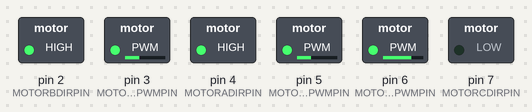
A sketch run on a simulated Arduino Mega 2560, built with avr-gcc and run on an emulated ATmega2560. On the bench: switched loads named in the sketch (green lamp = pin HIGH). What the sketch prints to the serial monitor is not drawn.

Above: at 0.1 s.
At 6.0 s:
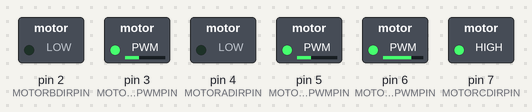
Timing chart, 0 to 6.9 s (numbered marks = the images above):
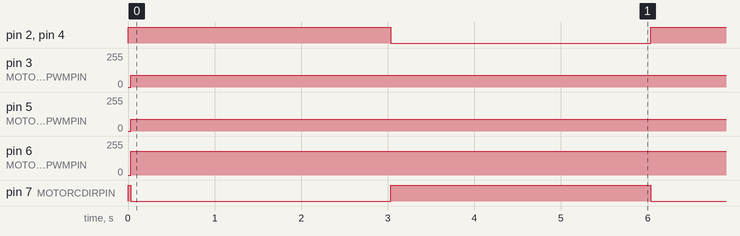

The sketch:

OminiHCRTest.ino
```cpp
/*

Key function introduction:

* reflexMovement         logic          - write the motion logic based on the sensor reading and generate move direction and move speed
* OmniControlProcessor   data converter - convert move direction and speed to 3 wheels speed value
* MotorOutput            actuator       - output pwm signal to motor driver
* debugSerial

Key variables introduction:

Acutator
* moveDirection        - set move direction (degree) from 0 - 360
* moveSpeed            - set move speed              from 100 - 255
* motionX              - directly set X axis move speed 100 - 255
* motionY              - directly set Y axis move speed 100 - 255
* theta                - directly set rotation speed    suggested value: < 20


# Project Name    OmniHCRTest
# Editor          Lauren / Jason Ling
# Date            20150919

Hardware connection:
* Suggest to use Mega work as the microcontroller
- connect motor driver to D2-D7 based on the motion model

*/

#include "Metro.h"

// pin configuration
#define MOTORADIRPIN  4  // WHITE CABLE
#define MOTORAPWMPIN  5   // BLUE CABLE

#define MOTORBDIRPIN  2  // WHITE CABLE
#define MOTORBPWMPIN  3   // BLUE CABLE

#define MOTORCDIRPIN  7  // WHITE CABLE
#define MOTORCPWMPIN  6   // BLUE CABLE

int motorApwm,motorBpwm,motorCpwm;


void setup(){
  Serial.begin(9600);
  Serial.println("Project Magic Chair!");

  initMotorA();   // init pwm output and direction control pin for motor A
  initMotorB();   // init pwm output and direction control pin for motor B
  initMotorC();   // init pwm output and direction control pin for motor C

}

Metro distanceReadingTimer = Metro(30,true);  // generate the multi thread using timer
Metro debugTimer = Metro(100,true);
Metro simpleLogicTimer = Metro(30,true);
Metro motorControlTimer = Metro(30,true);

float moveDirection = 0;    // degree
float moveSpeed = 0;        // speed value from 0-20 map

float motionX;    // x axis movement
float motionY;    // y axis movement
float theta;      // rotation angle

void loop(){
  if(debugTimer.check())  DebugSerial();

  if(simpleLogicTimer.check())  ReflexMovement();

  if(motorControlTimer.check()){
    OmniControlProcessor();
    MotorOutput();
  }
}

void ReflexMovement(){

  // logic sample:
  // move forward for 1s
  // move reverse for 1s

  static int steps = 0;

  if(steps == 0){
    moveDirection = 90;  // set direction
    moveSpeed = 180;     // set speed
	theta = 0;

    simpleLogicTimer.interval(3000);  // move 2s
	steps ++;
  }
  else{
	theta = 0;
    moveDirection = 270;
    moveSpeed = 180;

    simpleLogicTimer.interval(3000);
	steps = 0;
  }

}


void DebugSerial(){

//  Serial.print("v1 v2 v3: ");
//  Serial.print(motorApwm);
//  Serial.print(" ");
//  Serial.print(motorBpwm);
//  Serial.print(" ");
//  Serial.print(motorCpwm);
//  Serial.println(" ");

}


void OmniControlProcessor(){

  //
  motionX = cos(degreeToRad(moveDirection)) * moveSpeed;
  motionY = sin(degreeToRad(moveDirection)) * moveSpeed;

  float phi = 120;                     // phi is the degree between each motor axis
  float L = 10;                        // estimated length

  // code is based on the motion formula, please check the picture attached in the folder
  float v1 = sin((60 - theta) * PI / 180.0) * motionX + cos((60 - theta) * PI / 180.0) * motionY + L * theta;    //-14.00  254.00  0.00  -237	-246	246
  float v2 = -1 * sin((60 + theta) * PI / 180.0) * motionX + cos((60 + theta) * PI / 180.0) * motionY + L * theta;
  float v3 = sin(theta * PI / 180.0) * motionX - cos(theta * PI / 180.0) * motionY + L * theta;

  motorApwm = v1;
  motorBpwm = v2;
  motorCpwm = v3;

}

float degreeToRad(float _degree){
  float z = _degree / 180;
  z *= PI;
  return z;
}

void MotorOutput(){
  motorASpeedControl(motorApwm);
  motorBSpeedControl(motorBpwm);
  motorCSpeedControl(motorCpwm);
}


void initMotorA(){
  pinMode(MOTORAPWMPIN,OUTPUT);
  pinMode(MOTORADIRPIN,OUTPUT);
  motorApwm = 0;
  motorASpeedControl(motorApwm);

}

void initMotorB(){
  pinMode(MOTORBPWMPIN,OUTPUT);
  pinMode(MOTORBDIRPIN,OUTPUT);
  motorBpwm = 0;
  motorBSpeedControl(motorBpwm);

}

void initMotorC(){
  pinMode(MOTORCPWMPIN,OUTPUT);
  pinMode(MOTORCDIRPIN,OUTPUT);
  motorCpwm = 0;
  motorCSpeedControl(motorCpwm);

}

void motorASpeedControl(int pwm){
  pwm = constrain(pwm, -255, 255);
  if(pwm >= 0){
    digitalWrite(MOTORADIRPIN,HIGH);
    analogWrite(MOTORAPWMPIN,pwm);
  }
  else{
    digitalWrite(MOTORADIRPIN,LOW);
    analogWrite(MOTORAPWMPIN,abs(pwm));
  }
}

void motorBSpeedControl(int pwm){
  pwm = constrain(pwm, -255, 255);
  if(pwm >= 0){
    digitalWrite(MOTORBDIRPIN,HIGH);
    analogWrite(MOTORBPWMPIN,pwm);
  }
  else{
    digitalWrite(MOTORBDIRPIN,LOW);
    analogWrite(MOTORBPWMPIN,abs(pwm));
  }
}


void motorCSpeedControl(int pwm){
  pwm = constrain(pwm, -255, 255);
  if(pwm >= 0){
    digitalWrite(MOTORCDIRPIN,HIGH);
    analogWrite(MOTORCPWMPIN,pwm);
  }
  else{
    digitalWrite(MOTORCDIRPIN,LOW);
    analogWrite(MOTORCPWMPIN,abs(pwm));
  }
}
```

Metro.cpp
```cpp
#if defined(ARDUINO) && ARDUINO >= 100
#include "Arduino.h"
#else
#include "WProgram.h"
#endif
#include "Metro.h"


Metro::Metro(unsigned long interval_millis)
{
	this->autoreset = 0;
	interval(interval_millis);
	reset();
}

// New creator so I can use either the original check behavior or benjamin.soelberg's
// suggested one (see below).
// autoreset = 0 is benjamin.soelberg's check behavior
// autoreset != 0 is the original behavior

Metro::Metro(unsigned long interval_millis, uint8_t autoreset)
{
	this->autoreset = autoreset; // Fix by Paul Bouchier
	interval(interval_millis);
	reset();
}

void Metro::interval(unsigned long interval_millis)
{
  this->interval_millis = interval_millis;
}

// Benjamin.soelberg's check behavior:
// When a check is true, add the interval to the internal counter.
// This should guarantee a better overall stability.

// Original check behavior:
// When a check is true, add the interval to the current millis() counter.
// This method can add a certain offset over time.

char Metro::check()
{
  if (millis() - this->previous_millis >= this->interval_millis) {
    // As suggested by benjamin.soelberg@gmail.com, the following line
    // this->previous_millis = millis();
    // was changed to
    // this->previous_millis += this->interval_millis;

    // If the interval is set to 0 we revert to the original behavior
    if (this->interval_millis <= 0 || this->autoreset ) {
    	this->previous_millis = millis();
	} else {
		this->previous_millis += this->interval_millis;
	}

    return 1;
  }


  return 0;

}

void Metro::reset()
{

  this->previous_millis = millis();

}
```

Metro.h
```cpp
#ifndef Metro_h
#define Metro_h

#include <inttypes.h>

class Metro
{

public:
  Metro(unsigned long interval_millis);
  Metro(unsigned long interval_millis, uint8_t autoreset);
  void interval(unsigned long interval_millis);
  char check();
  void reset();

private:
  uint8_t autoreset;
  unsigned long  previous_millis, interval_millis;

};

#endif
```

Measured:
- by itself, pin 2 (MOTORBDIRPIN), pin 4 (MOTORADIRPIN), pin 7 (MOTORCDIRPIN): alternates HIGH for 3.0 s and LOW for 3.0 s
- by itself, pin 3 (MOTORBPWMPIN): alternates 90/255 for 3.0 s and 89/255 for 3.0 s
- by itself, pin 5 (MOTORAPWMPIN): 0/255 → 89/255 at 0.03 s
- by itself, pin 6 (MOTORCPWMPIN): 0/255 → 180/255 at 0.03 s
